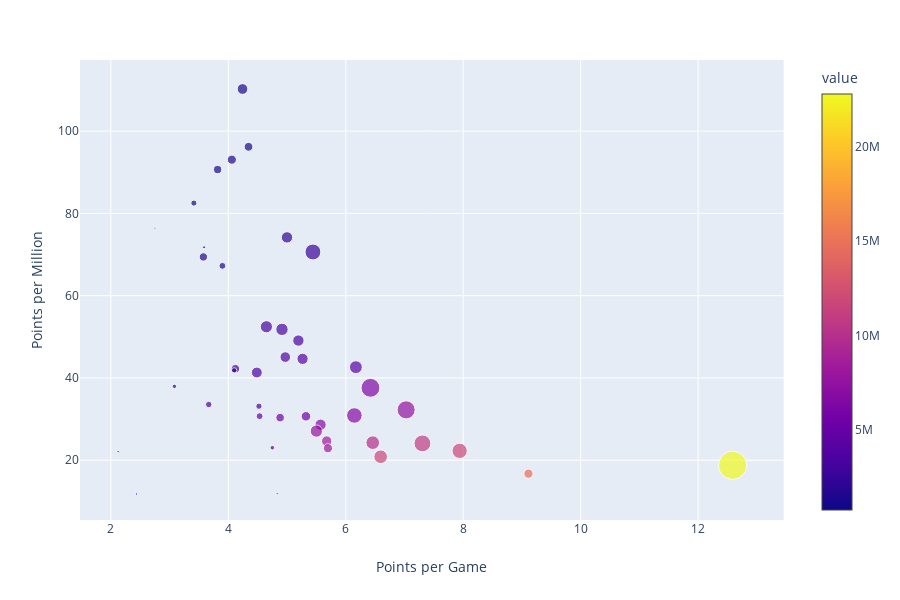

Write notebook code for a chart like this one.
### Code cell
bubble_chart(players, "Forward")

### Figure 1 — Plotly figure (JSON) as saved in the notebook; plotly's stock layout.template omitted (floating-point values rounded to 4 significant figures)
{"data": [{"hoverlabel": {"namelength": 0}, "hovertemplate": "<b>%{hovertext}</b><br><br>points_per_game=%{x}<br>points_per_million=%{y}<br>pct_lineup=%{marker.size}<br>value=%{marker.color}", "hovertext": ["Aduriz", "Asensio", "Bacca", "Bale", "Ben Yedder", "Benzema", "Borja Iglesias", "Charles", "Dembélé", "Diego Costa", "Ekambi", "En-Nesyri", "Enes Ünal", "Enric Gallego", "Ezequiel Ávila", "Gameiro", "Gerard Moreno", "Griezmann", "Iago Aspas", "Jaime Mata", "Jorge Molina", "Juanmi", "Loren", "Luis Suárez", "Marc Cardona", "Maxi Gómez", "Mayoral", "Messi", "Munir", "Oyarzabal", "Portu", "Rodrigo", "Roger", "Sandro", "Santi Mina", "Sergi Enrich", "Sergi Guardiola", "Sergio León", "Vinícius", "Williams", "Willian José", "Wu Lei", "Ángel Rodríguez", "Óscar Plano"], "legendgroup": "", "marker": {"color": [720000, 1740000, 1700000, 1310000, 7630000, 10920000, 9850000, 2620000, 4200000, 3310000, 3750000, 3280000, 1440000, 3830000, 4010000, 3220000, 3800000, 11710000, 14710000, 6770000, 6490000, 3280000, 1390000, 11760000, 850000, 6810000, 1200000, 22820000, 3140000, 8520000, 5470000, 8210000, 2090000, 1950000, 4430000, 3320000, 1960000, 1540000, 7320000, 7720000, 5380000, 3300000, 3280000, 1270000], "coloraxis": "coloraxis", "size": [0.2, 2.5, 3.7, 4.1, 17.4, 15.1, 9.9, 13.5, 8.8, 0.3, 6, 6.8, 4.4, 0.7, 6.7, 3.8, 6.3, 9.9, 4.5, 12.9, 19, 2.2, 3.6, 12.4, 0.5, 6.7, 2, 42.6, 2.1, 5.8, 3.9, 4.4, 6.9, 1, 2.5, 8.1, 1.5, 0.3, 0.3, 8, 4.8, 1.1, 7.9, 6.1], "sizemode": "area", "sizeref": 0.1065, "symbol": "circle"}, "mode": "markers", "name": "", "showlegend": false, "type": "scatter", "x": [2.75, 3.9, 3.576, 4.345, 7.029, 7.306, 6.459, 5.441, 6.172, 2.438, 4.971, 5.194, 4.061, 5.579, 5.265, 4.121, 4.486, 6.595, 9.111, 6.147, 6.421, 3.667, 3.818, 7.939, 3.588, 5.571, 3.414, 12.59, 4.522, 5.676, 4.882, 5.697, 5, 3.083, 4.533, 4.914, 4.1, 2.125, 4.833, 5.5, 5.323, 4.75, 4.649, 4.242], "xaxis": "x", "y": [76.39, 67.24, 69.41, 96.18, 32.24, 24.08, 24.26, 70.61, 42.62, 11.78, 45.07, 49.09, 93.06, 27.68, 44.64, 42.24, 41.32, 20.84, 16.72, 30.87, 37.6, 33.54, 90.65, 22.28, 71.76, 28.63, 82.5, 18.76, 33.12, 24.65, 30.35, 22.9, 74.16, 37.95, 30.7, 51.81, 41.84, 22.08, 11.89, 27.07, 30.67, 23.03, 52.44, 110.2], "yaxis": "y"}], "layout": {"coloraxis": {"colorbar": {"title": {"text": "value"}}, "colorscale": [[0, "#0d0887"], [0.1111, "#46039f"], [0.2222, "#7201a8"], [0.3333, "#9c179e"], [0.4444, "#bd3786"], [0.5556, "#d8576b"], [0.6667, "#ed7953"], [0.7778, "#fb9f3a"], [0.8889, "#fdca26"], [1, "#f0f921"]]}, "height": 600, "legend": {"itemsizing": "constant", "tracegroupgap": 0}, "margin": {"t": 60}, "xaxis": {"anchor": "y", "domain": [0, 0.98], "title": {"text": "Points per Game"}}, "yaxis": {"anchor": "x", "domain": [0, 1], "title": {"text": "Points per Million"}}}}
